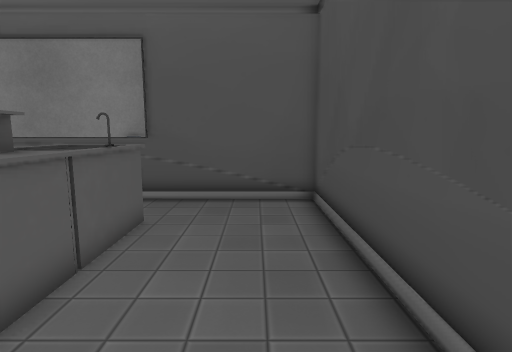
view 1 (above)

13 first-person views from a walk through a Unity game level. The camera is 1.2 m above the floor, tilts 8° down and sees 80° across. The floor is counted in squares, 0.5 m on a side. Each view is taken from the middle of a square. On the plan, view 1 faces up. The plan holds only what a view shows up to about 19 squares ahead; the rest is blank. The player is left out.

view 2
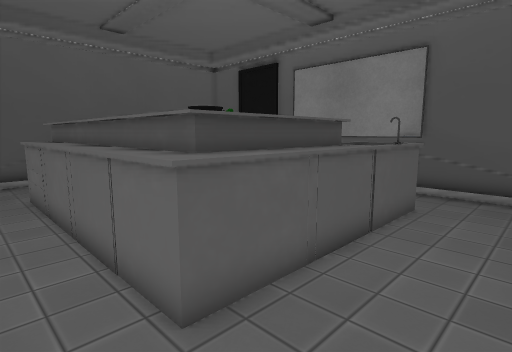

view 3
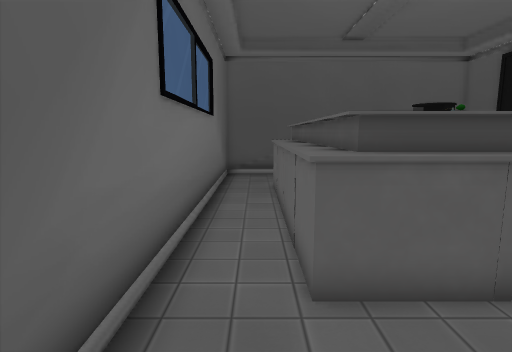

view 4
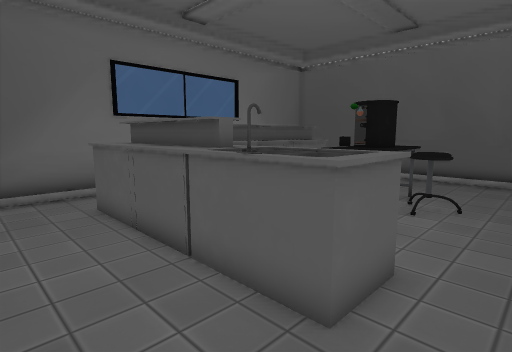

view 5
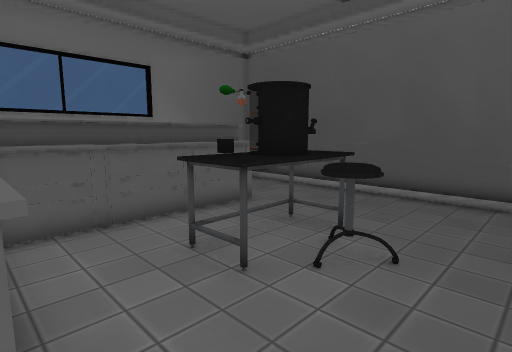

view 6
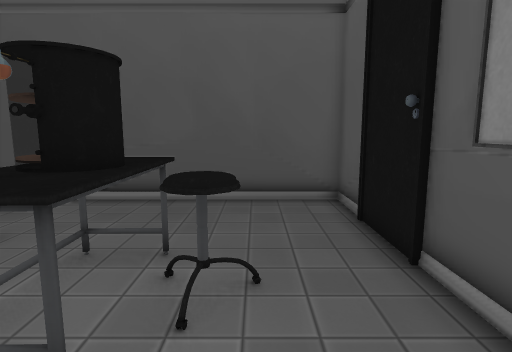

view 7
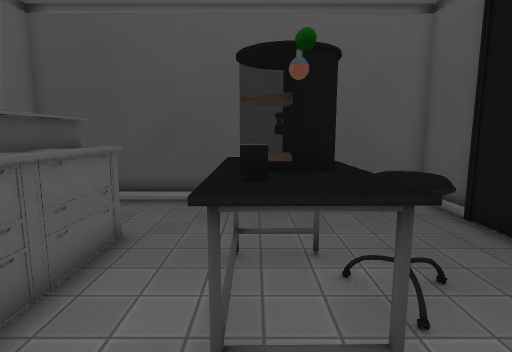

view 8
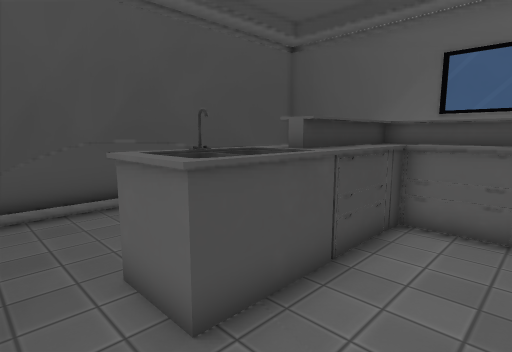

view 9
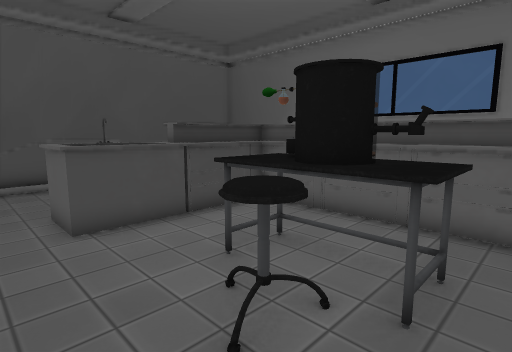

view 10
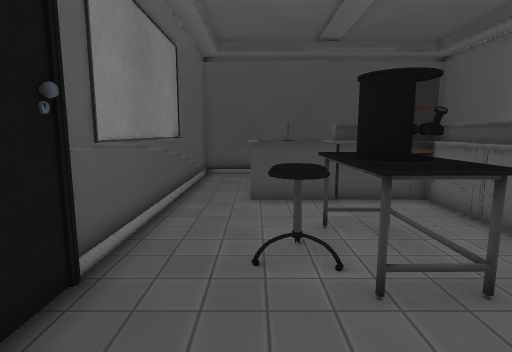

view 11
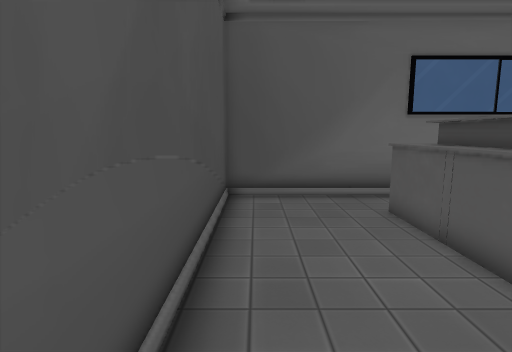

view 12
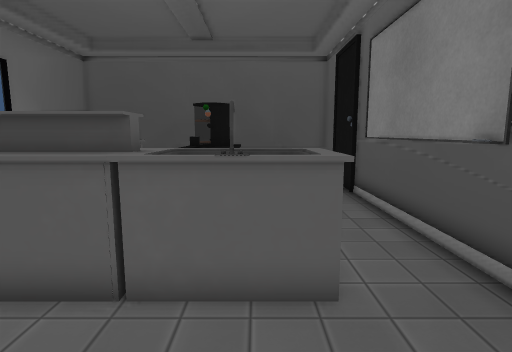

view 13
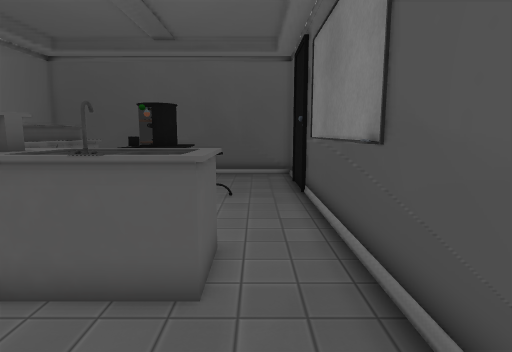

### Floor plan
Key: @ floor where view 1 was taken; # wall or solid block; . floor; = window, fence, low wall or low ledge; ^ raised ledge; S sink; O other object.
Columns run from 17 left of view 1 to 2 right of it. Each row starts with its distance up from view 1.
 11 ####################
 10 #..................#
  9 #..................#
  8 #.....==....SSS....#
  7 #.....^^ ...SSS....#
  6 #....^##^^..S S....#
  5 #....O#O#^..SSO....#
  4 #.....===...OOO....#
  3 #...........OOO....#
  2 #...OOOOOOOOOOO....#
  1 #...OOOOOOOOOOO....#
  0 #...OOOOOOOOOOO..@.#
 -1 #..................#
 -2 #..................#
 -3 ####################

Positions as (right, up) in squares from view 1, and headings:
1: (0, 0), facing up
2: (0, -2), facing up-left
3: (1, -1), facing left
4: (0, 10), facing down-left
5: (-5, 10), facing down-left
6: (-6, 8), facing left
7: (-6, 5), facing left
8: (-8, 10), facing down-right
9: (-13, 10), facing down-right
10: (-16, 8), facing right
11: (1, 9), facing down
12: (1, 7), facing left
13: (1, 9), facing left
